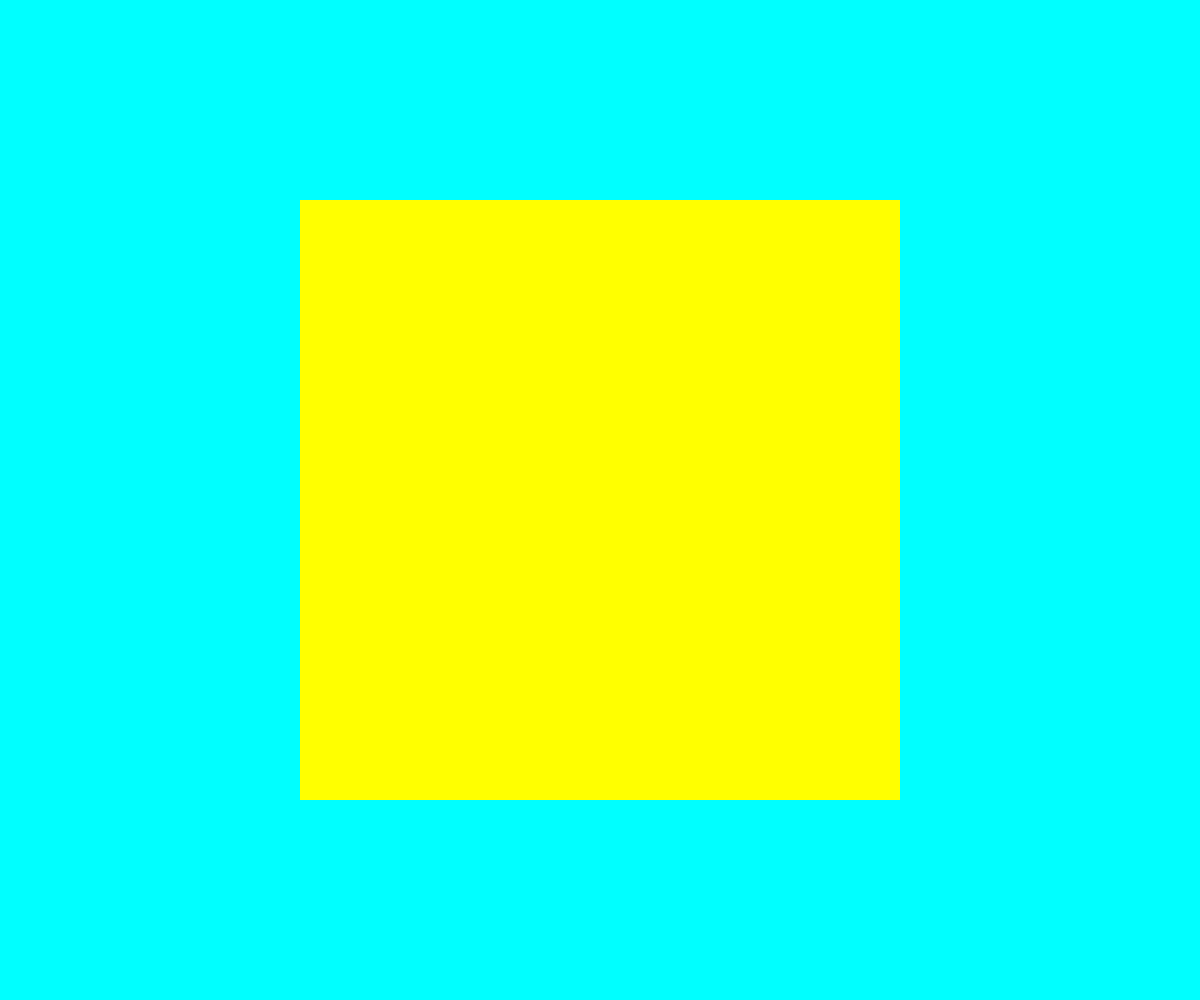
Frame 1 (no input)
Frame 60 (no input): identical to frame 1, image omitted
Frame 120 (the mouse pressed at the canvas centre since frame 60): identical to frame 1, image omitted

The p5.js sketch that drew this single still picture (run headless with seeded random() and noise() and a simulated clock; from frame 60 on, the mouse is pressed at the canvas centre):

// p5.js sketch
// ── sketch.js

function setup() {
  createCanvas(windowWidth, windowHeight);
  background(0,255,255,255);

}

function draw() {
fill(255,255,0,255);
noStroke();
let w= 600;
rect((windowWidth/2)-(w/2),(windowHeight/2)-(w/2),w,w);
// fill(0);
// triangle(200,200,150,150,200,160);
}
